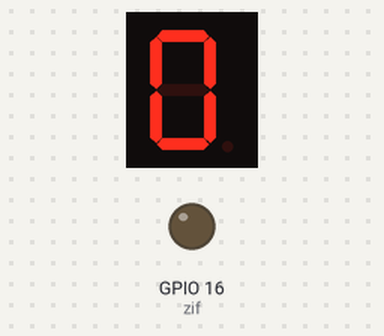
Simulated run of this program. Board: Raspberry Pi (BCM pin numbers). Parts: 1-digit seven-segment display, output pins drawn as LEDs (lit = HIGH). The segment pins are drawn as the display they are named for; pins used as bus, display or sensor lines are not drawn; what the program prints to the terminal is not drawn.

Above: at 0.3 s.
At 0.9 s:
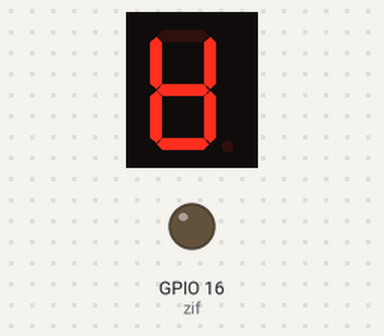
At 1.32 s:
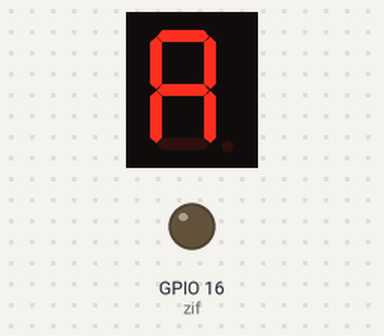
At 1.8 s:
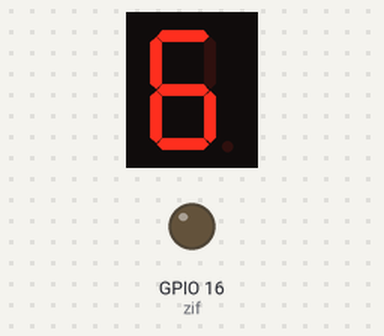

Measured:
- by itself, everything shown: repeats every 1.6 s, in 16 steps

The program:

day_6.py
```python
#!/usr/bin/python

import RPi.GPIO as GPIO
import time

GPIO.setmode(GPIO.BCM)
seg = {'a':21, 'b':8, 'c':11, 'd':26, 'e':19, 'f':20, 'g':13}

for s in "abcdefg":
    GPIO.setup(seg[s], GPIO.OUT, initial=0)

zif=16
GPIO.setup(zif, GPIO.OUT, initial=0)

print("STRG+C beendet das Programm")
try:
    while True:
        for s in "abgedcgf":
            GPIO.output(seg[s], 1)
            time.sleep(0.1)
            GPIO.output(seg[s], 0)

except KeyboardInterrupt:
    GPIO.cleanup()
```
